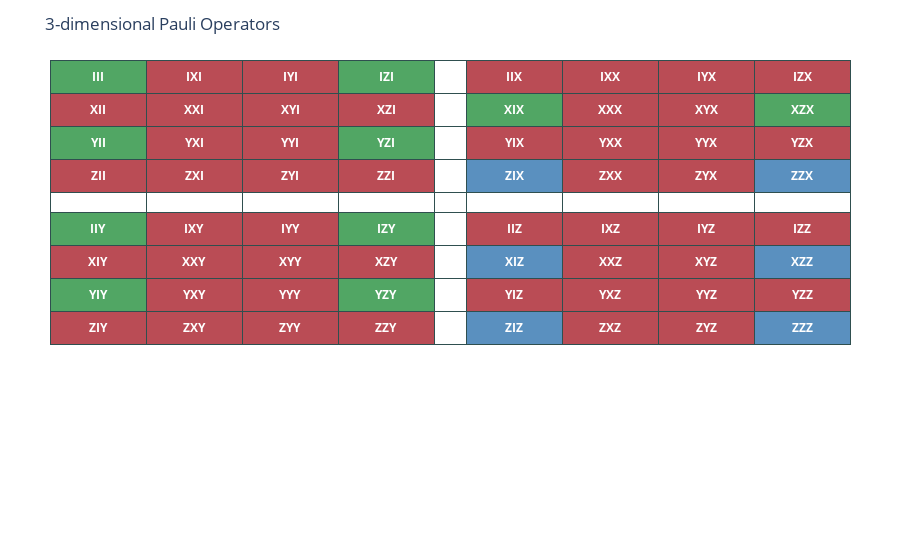

Here is the notebook cell this chart was saved with:
### Code cell
draw_3_dim_paulis_with_value_assignment(value_assigment_3_1_ex_4)

### Figure 1 — Plotly figure (JSON) as saved in the notebook; plotly's stock layout.template omitted (floating-point values rounded to 4 significant figures)
{"data": [{"cells": {"align": ["center"], "fill": {"color": [["#BA4C55", "#51A664", "#BA4C55", "white", "#51A664", "#BA4C55", "#51A664", "#BA4C55"], ["#BA4C55", "#BA4C55", "#BA4C55", "white", "#BA4C55", "#BA4C55", "#BA4C55", "#BA4C55"], ["#BA4C55", "#BA4C55", "#BA4C55", "white", "#BA4C55", "#BA4C55", "#BA4C55", "#BA4C55"], ["#BA4C55", "#51A664", "#BA4C55", "white", "#51A664", "#BA4C55", "#51A664", "#BA4C55"], ["white", "white", "white", "white", "white", "white", "white", "white"], ["#51A664", "#BA4C55", "#5A90BF", "white", "#BA4C55", "#5A90BF", "#BA4C55", "#5A90BF"], ["#BA4C55", "#BA4C55", "#BA4C55", "white", "#BA4C55", "#BA4C55", "#BA4C55", "#BA4C55"], ["#BA4C55", "#BA4C55", "#BA4C55", "white", "#BA4C55", "#BA4C55", "#BA4C55", "#BA4C55"], ["#51A664", "#BA4C55", "#5A90BF", "white", "#BA4C55", "#5A90BF", "#BA4C55", "#5A90BF"]]}, "font": {"color": "white", "size": 12}, "line": {"color": ["darkslategray"]}, "values": [["<b>XII</b>", "<b>YII</b>", "<b>ZII</b>", "<b></b>", "<b>IIY</b>", "<b>XIY</b>", "<b>YIY</b>", "<b>ZIY</b>"], ["<b>XXI</b>", "<b>YXI</b>", "<b>ZXI</b>", "<b></b>", "<b>IXY</b>", "<b>XXY</b>", "<b>YXY</b>", "<b>ZXY</b>"], ["<b>XYI</b>", "<b>YYI</b>", "<b>ZYI</b>", "<b></b>", "<b>IYY</b>", "<b>XYY</b>", "<b>YYY</b>", "<b>ZYY</b>"], ["<b>XZI</b>", "<b>YZI</b>", "<b>ZZI</b>", "<b></b>", "<b>IZY</b>", "<b>XZY</b>", "<b>YZY</b>", "<b>ZZY</b>"], ["<b></b>", "<b></b>", "<b></b>", "<b></b>", "<b></b>", "<b></b>", "<b></b>", "<b></b>"], ["<b>XIX</b>", "<b>YIX</b>", "<b>ZIX</b>", "<b></b>", "<b>IIZ</b>", "<b>XIZ</b>", "<b>YIZ</b>", "<b>ZIZ</b>"], ["<b>XXX</b>", "<b>YXX</b>", "<b>ZXX</b>", "<b></b>", "<b>IXZ</b>", "<b>XXZ</b>", "<b>YXZ</b>", "<b>ZXZ</b>"], ["<b>XYX</b>", "<b>YYX</b>", "<b>ZYX</b>", "<b></b>", "<b>IYZ</b>", "<b>XYZ</b>", "<b>YYZ</b>", "<b>ZYZ</b>"], ["<b>XZX</b>", "<b>YZX</b>", "<b>ZZX</b>", "<b></b>", "<b>IZZ</b>", "<b>XZZ</b>", "<b>YZZ</b>", "<b>ZZZ</b>"]]}, "columnwidth": [3, 3, 3, 3, 1, 3, 3, 3, 3], "header": {"align": ["center"], "fill": {"color": ["#51A664", "#BA4C55", "#BA4C55", "#51A664", "white", "#BA4C55", "#BA4C55", "#BA4C55", "#BA4C55"]}, "font": {"color": "white", "size": 12}, "line": {"color": "darkslategray"}, "values": ["<b>III</b>", "<b>IXI</b>", "<b>IYI</b>", "<b>IZI</b>", "<b></b>", "<b>IIX</b>", "<b>IXX</b>", "<b>IYX</b>", "<b>IZX</b>"]}, "type": "table"}], "layout": {"margin": {"b": 50, "l": 50, "r": 50, "t": 60}, "showlegend": false, "title": {"text": "3-dimensional Pauli Operators"}}}
